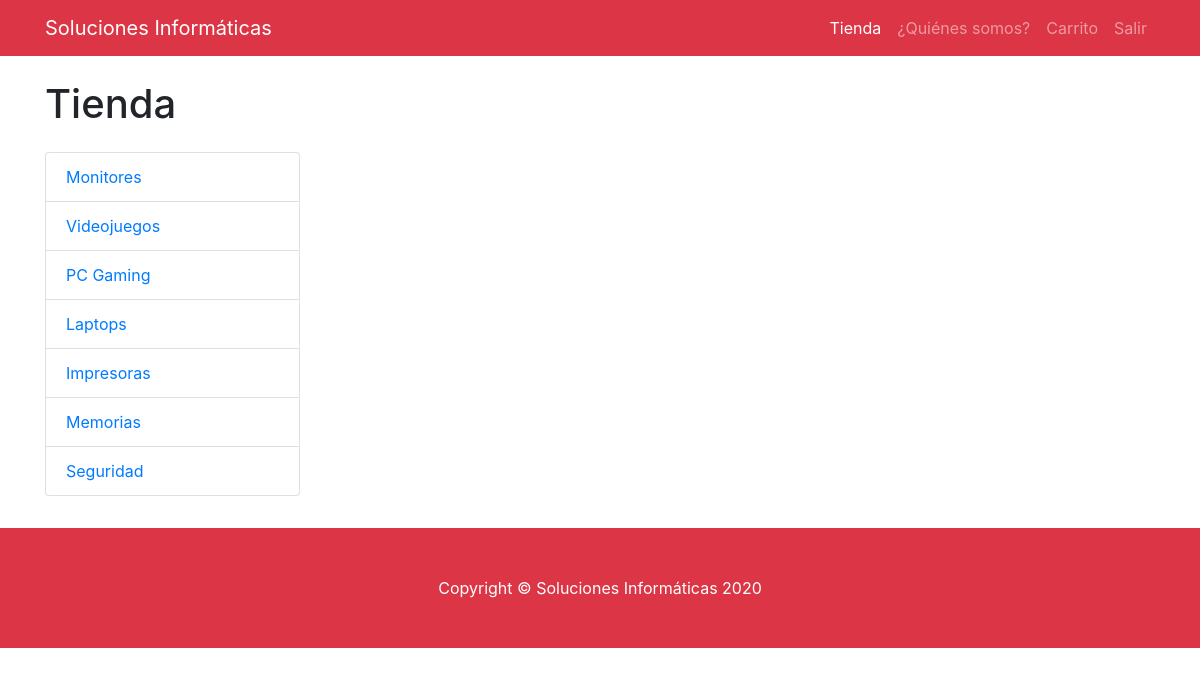
The page /item.php (signed in) on the database its author committed.
### tables this page shows
CREATE TABLE `categoria` (
  `idCategoria` int(11) NOT NULL,
  `nombreCategoria` varchar(40) NOT NULL
);

### item.php (the view, shortened to what this page needs)
<?php
require 'conection.php';
$sql = "SELECT * FROM categoria";
$resultado = $mysqli-> query($sql);
?>
<!DOCTYPE html>
<html lang="en">
<head>
  <link href="vendor/bootstrap/css/bootstrap.css" rel="stylesheet">
  <link href="css/shop-item.css" rel="stylesheet">
</head>
<body>
  <nav class="navbar navbar-expand-lg navbar-dark bg-danger fixed-top">
    <div class="container">
      <a class="navbar-brand" href="homeshop.php">Soluciones Informáticas</a>
      <div class="collapse navbar-collapse" id="navbarResponsive">
        <ul class="navbar-nav ml-auto">
          <li class="nav-item active">
            <a class="nav-link" href="homeshop.php">Tienda
            </a>
          </li>
          <li class="nav-item">
            <a class="nav-link" href="somos.html">¿Quiénes somos?</a>
          </li>
          <li class="nav-item">
            <a class="nav-link" href="carrito.php">Carrito</a>
          </li>
          <li class="nav-item">
            <a class="nav-link" href="logout.php">Salir</a>
		      </li>
        </ul>
      </div>
    </div>
  </nav>
  <div class="container" style="padding-bottom: 2rem">
    <div class="row">
      <div class="col-lg-3">
        <h1 class="my-4">Tienda</h1>
        <div class="list-group">
        <?php
         while ($row = $resultado->fetch_assoc()){
        ?>
          <a href="homeshop_categoria.php?idcategoria=<?php echo $row['idCategoria'];?>" class="list-group-item"><?php echo $row['nombreCategoria'];?></a>
        <?php }?>
        </div>
      </div>
      <div class="col-lg-9">
      </div>
    </div>
  </div>
</body>
<footer class="py-5 bg-danger ">
    <div class="container">
      <p class="m-0 text-center text-white">Copyright &copy; Soluciones Informáticas 2020</p>
    </div>
  </footer>
</html>

### css/shop-item.css (style rules this page uses)
body { padding-top: 56px; }

### rows shown on the page
categoria: nombreCategoria "Monitores"
categoria: nombreCategoria "Videojuegos"
categoria: nombreCategoria "PC Gaming"
categoria: nombreCategoria "Laptops"
categoria: nombreCategoria "Impresoras"
categoria: nombreCategoria "Memorias"
categoria: nombreCategoria "Seguridad"
